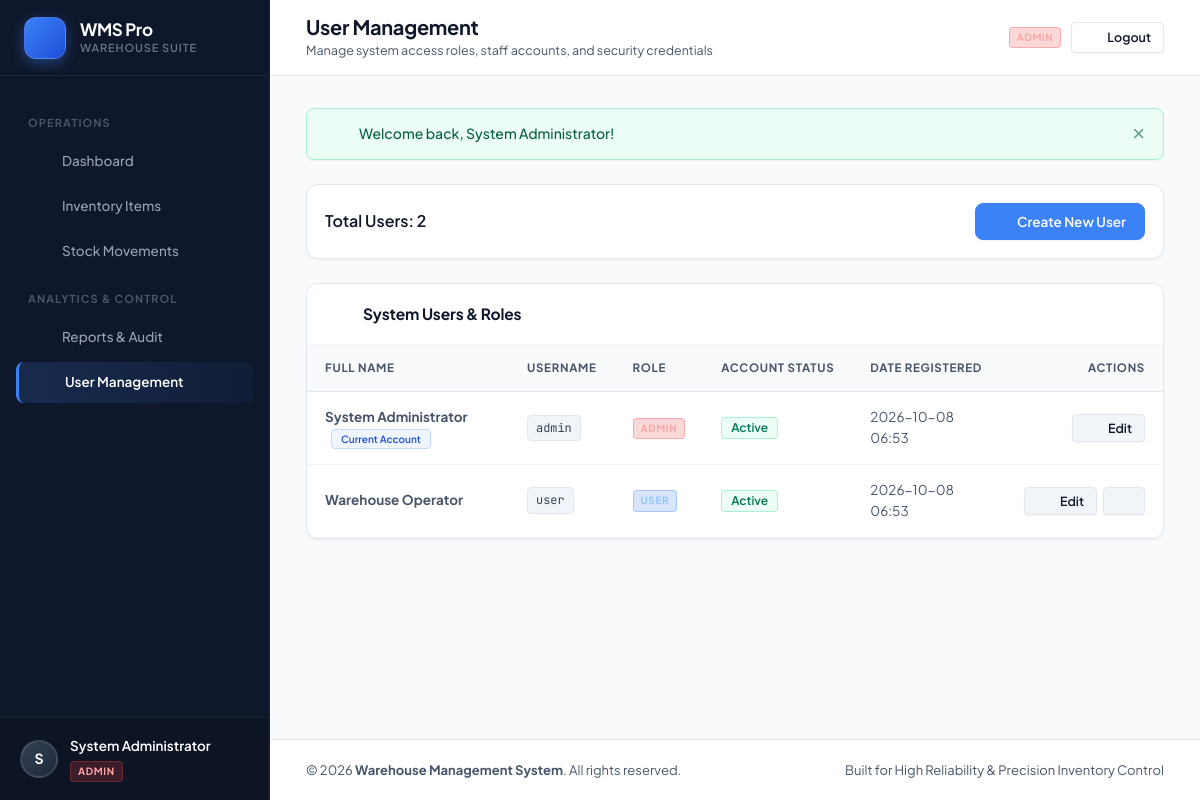
The page /admin/users.php (signed in) on the database its author committed.
### tables this page shows
CREATE TABLE IF NOT EXISTS `users` (
    `id` INT AUTO_INCREMENT PRIMARY KEY,
    `full_name` VARCHAR(100) NOT NULL,
    `username` VARCHAR(50) NOT NULL UNIQUE,
    `password_hash` VARCHAR(255) NOT NULL,
    `role` ENUM('admin', 'user') NOT NULL DEFAULT 'user',
    `is_active` TINYINT(1) NOT NULL DEFAULT 1,
    `created_at` DATETIME NOT NULL DEFAULT CURRENT_TIMESTAMP,
    `updated_at` DATETIME NOT NULL DEFAULT CURRENT_TIMESTAMP ON UPDATE CURRENT_TIMESTAMP,
    INDEX `idx_username` (`username`),
    INDEX `idx_role` (`role`)
);

### includes/auth.php (called while the page is built, shortened)
<?php
require_once __DIR__ . '/functions.php';
function current_user(): ?array
{
    return $_SESSION['user'] ?? null;
}
function current_user_id(): ?int
{
    return isset($_SESSION['user']['id']) ? (int)$_SESSION['user']['id'] : null;
}
function current_user_role(): ?string
{
    return $_SESSION['user']['role'] ?? null;
}

### admin/users.php (the view, shortened to what this page needs)
<?php
$db = get_db_connection();
$currentAdminId = (int)current_user_id();
$stmt = $db->query("SELECT id, full_name, username, role, is_active, created_at, updated_at FROM users ORDER BY id ASC");
$users = $stmt->fetchAll();
$pageTitle = 'User Management';
$pageSubtitle = 'Manage system access roles, staff accounts, and security credentials';
require_once __DIR__ . '/../includes/header.php';
?>
<div class="filter-bar">
    <div style="flex: 1;">
        <span style="font-weight: 600; color: var(--text-primary);">Total Users: <?php echo count($users); ?></span>
    </div>
    <button type="button" class="btn btn-primary" onclick="openModal('addUserModal')">
        <?php echo render_icon('plus', 'icon'); ?>
        <span>Create New User</span>
    </button>
</div>
<div class="card">
    <div class="card-header">
        <div class="card-title">
            <?php echo render_icon('users', 'icon'); ?>
            <span>System Users &amp; Roles</span>
        </div>
    </div>
    <div class="card-body" style="padding: 0;">
        <div class="table-responsive">
            <table class="data-table">
                <thead>
                    <tr>
                        <th>Full Name</th>
                        <th>Username</th>
                        <th>Role</th>
                        <th>Account Status</th>
                        <th>Date Registered</th>
                        <th style="text-align: right;">Actions</th>
                    </tr>
                </thead>
                <tbody>
                    <?php foreach ($users as $u): ?>
                        <tr>
                            <td>
                                <strong><?php echo e($u['full_name']); ?></strong>
                                <?php if ((int)$u['id'] === $currentAdminId): ?>
                                    <span class="badge badge-primary" style="font-size: 10px; margin-left: 6px;">Current Account</span>
                                <?php endif; ?>
                            </td>
                            <td><code><?php echo e($u['username']); ?></code></td>
                            <td>
                                <span class="user-role-badge role-<?php echo e($u['role']); ?>">
                                    <?php echo strtoupper($u['role']); ?>
                                </span>
                            </td>
                            <td>
                                <?php if ((int)$u['is_active'] === 1): ?>
                                    <span class="badge badge-success">Active</span>
                                <?php else: ?>
                                    <span class="badge badge-danger">Disabled</span>
                                <?php endif; ?>
                            </td>
                            <td><?php echo date('Y-m-d H:i', strtotime($u['created_at'])); ?></td>
                            <td style="text-align: right;">
                                <div style="display: inline-flex; gap: 6px;">
                                    <button
                                        type="button"
                                        class="btn btn-light btn-sm"
                                        title="Edit User"
                                        onclick='openEditUserModal(<?php echo json_encode($u, JSON_HEX_TAG | JSON_HEX_APOS | JSON_HEX_QUOT | JSON_HEX_AMP); ?>)'
                                    >
                                        <?php echo render_icon('edit', 'icon'); ?>
                                        <span>Edit</span>
                                    </button>
                                    <?php if ((int)$u['id'] !== $currentAdminId): ?>
                                        <form method="POST" action="<?php echo e(url('admin/users.php')); ?>" style="display: inline;" onsubmit="return confirm('Are you sure you want to permanently delete user <?php echo e(addslashes($u['username'])); ?>?');">
                                            <button type="submit" class="btn btn-light btn-sm" style="color: var(--danger);" title="Delete User">
                                                <?php echo render_icon('trash', 'icon'); ?>
                                            </button>
                                        </form>
                                    <?php endif; ?>
                                </div>
                            </td>
                        </tr>
                    <?php endforeach; ?>
                </tbody>
            </table>
        </div>
    </div>
</div>
<?php require_once __DIR__ . '/../includes/footer.php'; ?>

### includes/header.php (shortened to what this page needs)
<?php
$pageTitle = $pageTitle ?? APP_NAME;
?>
<!DOCTYPE html>
<html lang="en">
<head>
    <link rel="stylesheet" href="<?php echo e(url('assets/css/style.css')); ?>">
</head>
<body>
<div class="app-wrapper">
    <?php require_once __DIR__ . '/nav.php'; ?>
    <div class="main-wrapper">
        <header class="topbar">
            <div class="topbar-left">
                <div class="page-title-wrap">
                    <h1><?php echo e($pageTitle); ?></h1>
                    <p><?php echo e($pageSubtitle ?? 'Warehouse Operations & Inventory Management'); ?></p>
                </div>
            </div>
            <div class="topbar-right">
                <div class="user-pill" style="display: flex; align-items: center; gap: 10px;">
                    <span class="user-role-badge role-<?php echo e($user['role'] ?? 'user'); ?>">
                        <?php echo e(strtoupper($user['role'] ?? 'USER')); ?>
                    </span>
                    <a href="<?php echo e(url('logout.php')); ?>" class="btn btn-outline btn-sm" title="Sign Out">
                        <?php echo render_icon('logout', 'icon'); ?>
                        <span>Logout</span>
                    </a>
                </div>
            </div>
        </header>
        <main class="content-container">
            <?php echo render_flash(); ?>

### includes/nav.php (shortened to what this page needs)
<?php
$user = current_user();
$currentUri = $_SERVER['REQUEST_URI'] ?? '';
$role = current_user_role();
?>
<aside class="sidebar" id="sidebar">
    <div class="sidebar-header">
        <div class="sidebar-brand-icon">
            <?php echo render_icon('box', 'icon'); ?>
        </div>
        <div>
            <div class="sidebar-brand-text">WMS Pro</div>
            <div class="sidebar-brand-subtitle">Warehouse Suite</div>
        </div>
    </div>
    <nav class="sidebar-nav">
        <?php if ($role === 'admin'): ?>
            <div class="nav-section-title">Operations</div>
            <a href="<?php echo e(url('admin/dashboard.php')); ?>" class="nav-item <?php echo str_contains($currentUri, 'admin/dashboard.php') ? 'active' : ''; ?>">
                <?php echo render_icon('dashboard', 'icon'); ?>
                <span>Dashboard</span>
            </a>
            <a href="<?php echo e(url('admin/items.php')); ?>" class="nav-item <?php echo str_contains($currentUri, 'admin/items.php') ? 'active' : ''; ?>">
                <?php echo render_icon('items', 'icon'); ?>
                <span>Inventory Items</span>
            </a>
            <a href="<?php echo e(url('admin/movements.php')); ?>" class="nav-item <?php echo str_contains($currentUri, 'admin/movements.php') ? 'active' : ''; ?>">
                <?php echo render_icon('movements', 'icon'); ?>
                <span>Stock Movements</span>
            </a>
            <div class="nav-section-title">Analytics & Control</div>
            <a href="<?php echo e(url('admin/reports.php')); ?>" class="nav-item <?php echo str_contains($currentUri, 'admin/reports.php') ? 'active' : ''; ?>">
                <?php echo render_icon('reports', 'icon'); ?>
                <span>Reports & Audit</span>
            </a>
            <a href="<?php echo e(url('admin/users.php')); ?>" class="nav-item <?php echo str_contains($currentUri, 'admin/users.php') ? 'active' : ''; ?>">
                <?php echo render_icon('users', 'icon'); ?>
                <span>User Management</span>
            </a>
        <?php endif; ?>
    </nav>
    <div class="sidebar-footer">
        <div class="user-mini-profile">
            <div class="user-avatar">
                <?php echo strtoupper(substr($user['full_name'] ?? 'U', 0, 1)); ?>
            </div>
            <div class="user-details">
                <div class="user-name"><?php echo e($user['full_name'] ?? 'User'); ?></div>
                <span class="user-role-badge role-<?php echo e($user['role'] ?? 'user'); ?>">
                    <?php echo e($user['role'] ?? 'user'); ?>
                </span>
            </div>
        </div>
    </div>
</aside>

### includes/functions.php (shortened to what this page needs)
<?php
function e(?string $value): string
{
    return htmlspecialchars((string)($value ?? ''), ENT_QUOTES, 'UTF-8');
}
function url(string $path = ''): string
{
    $cleanPath = ltrim($path, '/');
    return (BASE_PATH === '' ? '' : BASE_PATH) . '/' . $cleanPath;
}
function get_flash(): ?array
{
    if (!empty($_SESSION['flash_message'])) {
        $msg = $_SESSION['flash_message'];
        return $msg;
    }
    return null;
}
function render_flash(): string
{
    $flash = get_flash();
    $type = e($flash['type']);
    $msg  = e($flash['message']);
    $icon = match($flash['type']) {
        'success' => render_icon('check', 'flash-icon'),
        'warning' => render_icon('alert', 'flash-icon'),
        'danger'  => render_icon('alert', 'flash-icon'),
        default   => render_icon('info', 'flash-icon')
    };
    return '<div class="alert alert-' . $type . '" id="flashAlert" role="alert">' .
           $icon .
           '<div class="alert-content">' . $msg . '</div>' .
           '<button type="button" class="alert-close" onclick="this.parentElement.remove()" aria-label="Close">&times;</button>' .
           '</div>';
}
function render_icon(string $name, string $class = 'icon'): string
{
    $path = $icons[$name] ?? $icons['box'];
    return sprintf(
        '<svg class="%s icon-%s" viewBox="0 0 24 24" width="20" height="20" fill="none" stroke="currentColor" stroke-width="2" stroke-linecap="round" stroke-linejoin="round" aria-hidden="true">%s</svg>',
        e($class),
        e($name),
        $path
    );
}

### rows shown on the page
users: full_name "S", full_name "System Administrator", role "ADMIN", shows "Current Account", username "admin", is_active "Active", created_at "2026-10-08 06:53"
users: full_name "Warehouse Operator", username "user", role "USER", is_active "Active", created_at "2026-10-08 06:53"

### other values the page prints
$pageTitle "User Management"
$pageSubtitle "Manage system access roles, staff accounts, and security credentials"
$msg "Welcome back, System Administrator!"
count($users) "2"
APP_NAME "Warehouse Management System"
